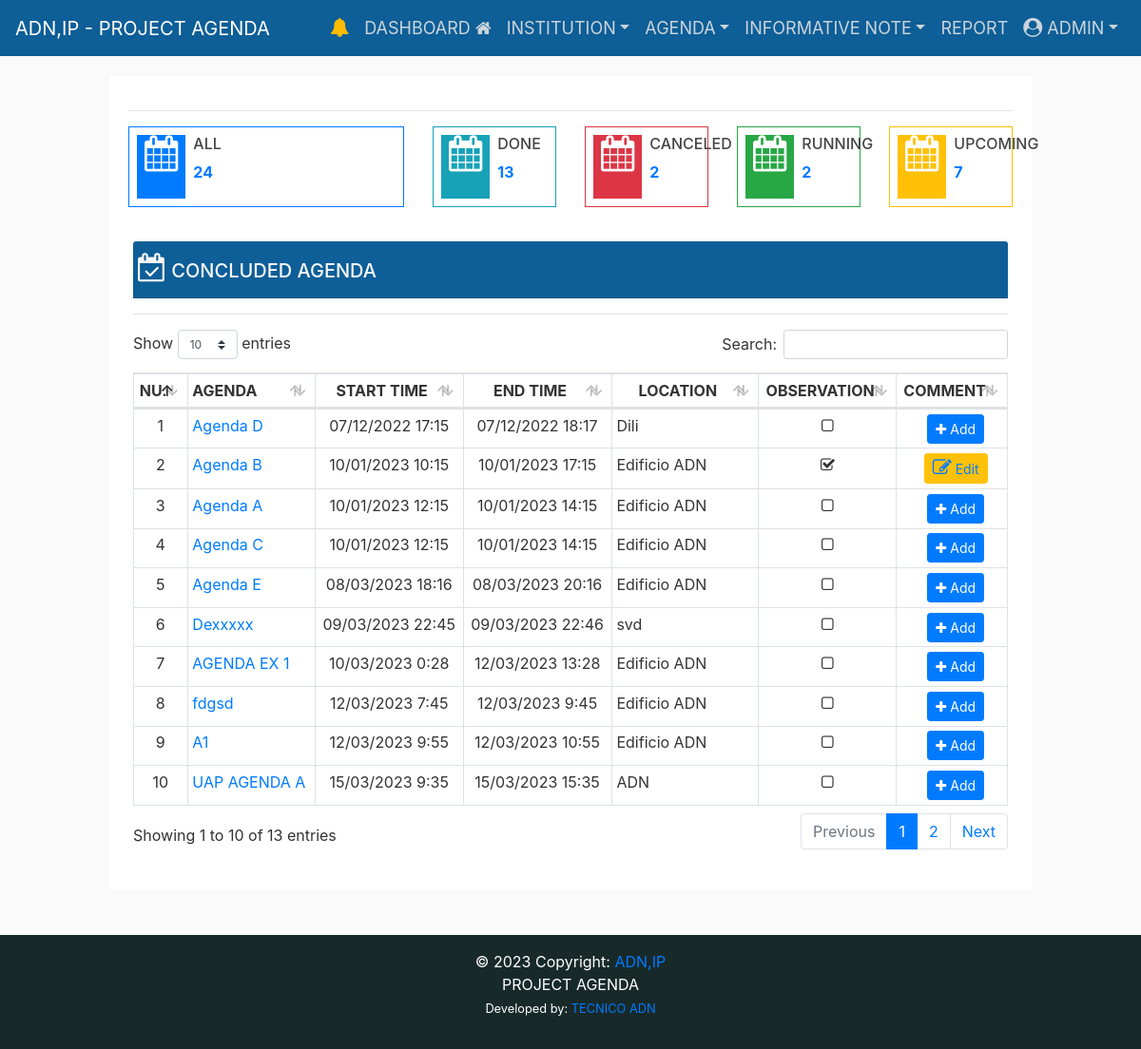
/concluded-agenda/ (signed in), run on the app's committed database.
### eventapps/authentication/models.py (models this page shows)
class User(AbstractUser):
    is_dei = models.BooleanField(default=False, verbose_name='Director')
    is_adj = models.BooleanField(default=False, verbose_name='Adjunto')
    is_uga = models.BooleanField(default=False, verbose_name='UGA')
    is_uap = models.BooleanField(default=False, verbose_name='UAP')
    is_ucvq = models.BooleanField(default=False, verbose_name='UCVQ')
    is_uedc = models.BooleanField(default=False, verbose_name='UEDC')
    is_secretary = models.BooleanField(
        default=False, verbose_name='SECRETARY')
    is_media = models.BooleanField(default=False, verbose_name='MEDIA')

### eventapps/event/models.py (models this page shows, shortened)
class Agenda(models.Model):
    user = models.ForeignKey(
        User, on_delete=models.CASCADE, related_name="agenda")
    title = models.CharField(
        max_length=255, unique=True, verbose_name='Agenda')
    title_slug = models.SlugField(
        max_length=255, null=False, unique=True, verbose_name='Title-Slug')
    catagenda = models.ForeignKey(
        CatAgenda, on_delete=models.CASCADE, related_name="agenda", verbose_name="Category Agenda")
    institution = models.ForeignKey(
        Institution, on_delete=models.CASCADE, related_name="agenda", verbose_name="Institution")
    start_time = models.DateTimeField()
    end_time = models.DateTimeField()
    location = models.CharField(max_length=255, null=False, blank=True)
    observation = models.TextField(null=False, blank=True)
    is_cancel = models.BooleanField(default=False)
    is_active = models.BooleanField(default=True)
    STATUS = (
        ('Pending', 'Pending'),
        ('Read', 'Read'),
    )
    status = models.CharField(max_length=20, choices=STATUS)
    created_at = models.DateTimeField(auto_now_add=True)
    updated_at = models.DateTimeField(auto_now=True)
    class Meta:
        verbose_name_plural = ("Agenda")
        ordering = ('-start_time', )

### eventapps/event/views.py (the view)
# urls.py: path('concluded-agenda/', views.concludedAgenda_list,
@login_required(login_url="/login/")
def concludedAgenda_list(request):
    context = {
    }
    return render(request, 'event/concluded_agenda.html', context)

### eventapps/templates/event/concluded_agenda.html (shortened to what this page needs)
{% extends "layouts/base.html" %}
{% load static %}
{% block content %}
<div class="row d-flex justify-content-center ">
  <div class="col-sm-12">
    <div class="border-info shadow-lg bg-white">
      <div class="card-body">
        <hr />
        <div class="row">
          <div class="col-md-6 col-lg-4">
            <div class="widget-small border border-primary d-flex justify-content-left p-2">
              <i class="icon fa fa fa-calendar fa-2x pl-2 pr-2 bg-primary"
                style="font-size:38px;color:rgb(255, 255, 255)"></i>
              <div class="pl-2">
                <a href="{%url 'completedAgenda_list' %}">
                  <h6>ALL</h6>
                  <p><b>{{ agenda_count }}</b></p>
                </a>
              </div>
            </div>
          </div>
          <div class="col-md-6 col-lg-2">
            <div class="widget-small border border-info d-flex justify-content-left p-2">
              <i class="icon fa fa fa-calendar fa-2x pl-2 pr-2 bg-info"
                style="font-size:38px;color:rgb(255, 255, 255)"></i>
              <div class="pl-2">
                <a href="{%url 'concludedAgenda_list' %}">
                  <h6>DONE</h6>
                  <p><b>{{ concluded_agenda_count }}</b></p>
                </a>
              </div>
            </div>
          </div>
          <div class="col-md-6 col-lg-2">
            <div class="widget-small border border-danger d-flex justify-content-left p-2">
              <i class="icon fa fa fa-calendar fa-2x pl-2 pr-2 bg-danger"
                style="font-size:38px;color:rgb(255, 255, 255)"></i>
              <div class="pl-2">
                <a href="{%url 'canceledAgenda_list' %}">
                  <h6>CANCELED</h6>
                  <p><b>{{ canceled_agenda_count}}</b></p>
                </a>
              </div>
            </div>
          </div>
          <div class="col-md-6 col-lg-2">
            <div class="widget-small border border-success d-flex justify-content-left p-2">
              <i class="icon fa fa-calendar fa-2x pl-2 pr-2 bg-success "
                style="font-size:38px;color:rgb(255, 255, 255)"></i>
              <div class="pl-2">
                <a href="{%url 'runningAgenda_list' %}">
                  <h6>RUNNING</h6>
                  <p><b>{{ running_agenda_count }}</b></p>
                </a>
              </div>
            </div>
          </div>
          <div class="col-md-6 col-lg-2">
            <div class="widget-small border border-warning d-flex justify-content-left p-2">
              <i class="icon fa fa-calendar fa-2x pl-2 pr-2 bg-warning "
                style="font-size:38px;color:rgb(255, 255, 255)"></i>
              <div class="pl-2">
                <a href="{%url 'upcomingAgenda_list' %}">
                  <h6>UPCOMING</h6>
                  <p><b>{{ upcoming_agenda_count }}</b></p>
                </a>
              </div>
            </div>
          </div>
          <div class="col-md-12 pt-3">
            <div class="row">
              <div class="card-body">
                <div class="card-header bg-card pb-2 d-flex justify-content-between">
                  <div class="row flex-row">
                    <h5 class="text-light"><i class="fa fa-calendar-check-o" style="font-size:30px"></i> CONCLUDED
                      AGENDA</h5>
                  </div>
                </div>
                <hr>
                <section id='no-more-tables'>
                  <table class="table table-bordered table-sm" id="example" width="100%" cellspacing="0">
                    <thead>
                      <tr>
                        <th class='text-center'>NU.</th>
                        <th>AGENDA</th>
                        <th class='text-center'>START TIME</th>
                        <th class='text-center'>END TIME</th>
                        <th class='text-center'>LOCATION</th>
                        <th class='text-center'>OBSERVATION</th>
                        {% if user.is_authenticated %}
                        {% if user.groups.all.0.name != "gp_cord" %}
                        <th class='text-center'>COMMENT</th>
                        {% endif %}
                        {% endif %}
                      </tr>
                    </thead>
                    <tbody>
                      {% for obj in concluded_agenda %}
                      <tr>
                        <td class='text-center'>{{ forloop.counter }}</td>
                        <td data-title="Title">
                          <a href="{% url 'concludedAgenda_list_detail' title_slug=obj.title_slug %}"
                            class="float-left">
                            {{obj.title }}</a>
                        </td>
                        <td style="text-align:center;">{{obj.start_time|date:"d/m/Y G:i" }}</td>
                        <td style="text-align:center;">{{ obj.end_time|date:"d/m/Y G:i" }}</td>
                        <td data-title="end time">{{ obj.location }} </td>
                        {% if obj.observation == "" %}
                        <td class='text-center'><i class="fa fa-square-o"></i>
                        </td>
                        {% else %}
                        <td class='text-center'><i class="fa fa-check-square-o"></i>
                        </td>
                        {% endif %}
                        {% if user.is_authenticated %}
                        {% if user.groups.all.0.name != "gp_cord" %}
                        <td data-title="Title" style="text-align:center;">
                          {% if obj.observation == "" %}
                          <button type="button" class="btn btn-primary btn-sm ml-2">
                            <span class="fa fa-plus"></span><a class="text-white"
                              href="{% url 'commentCoAgenda_add' pk=obj.pk %}" role="button">
                              Add</a></button>
                          {% else %}
                          <button type="button" class="btn btn-warning btn-sm ml-2">
                            <a href="{% url 'commentCoAgenda_add' pk=obj.pk %}" data-toggle="tooltip" title="Edit"><i
                                class='fa fa-edit' style='font-size:20px'></i>
                              Edit</a>
                          </button>
                          {% endif %}
                          {% endif %}
                          {% endif %}
                        </td>
                      </tr>
                      {% endfor %}
                    </tbody>
                  </table>
                </section>
              </div>
            </div>
          </div>
        </div>
      </div>
    </div>
  </div>
  {% endblock %}

### eventapps/templates/includes/navigation.html (shortened to what this page needs)
{% load static %}
<header class="site-header fixed-top">
    <nav class="navbar navbar-expand-md navbar-dark bg-card">
        <a class="navbar-brand ps-2" href="{%url 'home' %}">
            ADN,IP - PROJECT AGENDA </a>
        {% if user.is_authenticated %}
        <div class="collapse navbar-collapse" id="navbarsExampleDefault">
            <ul class="navbar-nav ml-auto">
                {% if pending_upcoming.count != 0 %}
                <li class="nav-item"><a class="nav-link" href="{% url 'upcomingAgenda_read' %}">
                        <i class='fa fa-bell' style='font-size:20px; color:rgb(255, 187, 0)'></i>
                        {% if pending_upcoming.count != 0 %}
                        <span class="ag">{{ pending_upcoming.count }}</span>
                        {% endif %}
                    </a>
                </li>
                {% else %}
                <li class="nav-item"><a class="nav-link" href="#">
                        <i class='fa fa-bell' style='font-size:20px; color:rgb(255, 187, 0)'></i>
                    </a>
                </li>
                {% endif %}
                <li class="nav-item"><a class="nav-link" href="{% url 'home' %}">DASHBOARD <i
                            class="fa fa-home"></i></a>
                </li>
                {% if user.groups.all.0.name == 'admin' %}
                <li class="nav-item dropdown">
                    <a class="nav-link dropdown-toggle" href="#" id="profile" data-toggle="dropdown"
                        aria-haspopup="true" aria-expanded="false">INSTITUTION</a>
                </li>
                <li class="nav-item dropdown">
                    <a class="nav-link dropdown-toggle" href="#" id="profile" data-toggle="dropdown"
                        aria-haspopup="true" aria-expanded="false">AGENDA</a>
                </li>
                <li class="nav-item dropdown">
                    <a class="nav-link dropdown-toggle" href="#" id="profile" data-toggle="dropdown"
                        aria-haspopup="true" aria-expanded="false">INFORMATIVE NOTE</a>
                </li>
                {% endif %}
                <li class="nav-item"><a class="nav-link" href="{% url 'report_agenda' %}">REPORT </a>
                </li>
                <li class="nav-item dropdown">
                    <a class="nav-link dropdown-toggle" href="#" id="profile" data-toggle="dropdown"
                        aria-haspopup="true" aria-expanded="false"> <i class='fa fa-user-circle'
                            style='font-size:20px'></i> {{ request.user.username|upper }}</a>
                </li>
            </ul>
        </div>
        {% endif %}
    </nav>
</header>

### eventapps/static/main/css/main.css (style rules this page uses)
body { background: #fafafa; color: #333333; margin-top: 5rem; }
h1, h2, h3, h4, h5, h6 { color: #444444; }
.bg-card { background-color: #0e5e97; color: white; font-size: large; }
.site-header .navbar-nav { color: #cbd5db; }
.site-header .navbar-nav .nav-link { color: #cbd5db; padding-right: .5rem !important; padding-left: .5rem !important; }

### data on the page
User: user.username "ADMIN"
Agenda: title "Agenda D", start_time "07/12/2022 17:15", end_time "07/12/2022 18:17", location "Dili", observation "Add"
Agenda: title "Agenda B", start_time "10/01/2023 10:15", end_time "10/01/2023 17:15", location "Edificio ADN", observation "Edit"
Agenda: title "Agenda A", start_time "10/01/2023 12:15", end_time "10/01/2023 14:15", location "Edificio ADN", observation "Add"
Agenda: title "Agenda C", start_time "10/01/2023 12:15", end_time "10/01/2023 14:15", location "Edificio ADN", observation "Add"
Agenda: title "Agenda E", start_time "08/03/2023 18:16", end_time "08/03/2023 20:16", location "Edificio ADN", observation "Add"
Agenda: title "Dexxxxx", start_time "09/03/2023 22:45", end_time "09/03/2023 22:46", location "svd", observation "Add"
Agenda: title "AGENDA EX 1", start_time "10/03/2023 0:28", end_time "12/03/2023 13:28", location "Edificio ADN", observation "Add"
Agenda: title "fdgsd", start_time "12/03/2023 7:45", end_time "12/03/2023 9:45", location "Edificio ADN", observation "Add"
Agenda: title "A1", start_time "12/03/2023 9:55", end_time "12/03/2023 10:55", location "Edificio ADN", observation "Add"
Agenda: title "UAP AGENDA A", start_time "15/03/2023 9:35", end_time "15/03/2023 15:35", location "ADN", observation "Add"

### other printed values
{{ agenda_count }} "24"
{{ concluded_agenda_count }} "13"
{{ canceled_agenda_count }} "2"
{{ running_agenda_count }} "2"
{{ upcoming_agenda_count }} "7"
